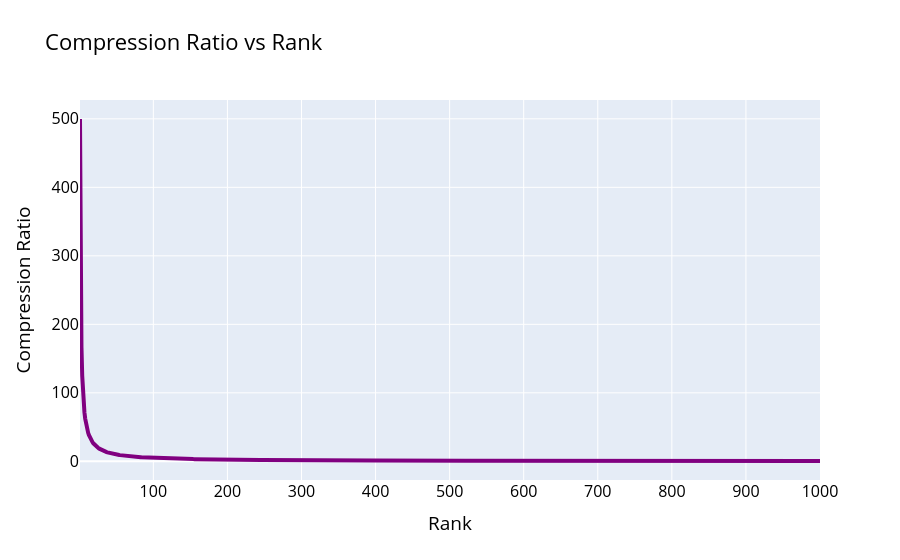

Notebook code for this chart:
### Markdown cell above
#### Taxa de compressão 

##### Compression Rate (CR) = $\frac{m \cdot n}{r \cdot (m+n+1)}$

### Code cell
m, n = X.shape
print(f"Image dimensions: {m} x {n}")

compression_ratio = []

for r in ranks:
    cr = (m * n) / (r * (m + n + 1))
    compression_ratio.append(cr)

fig_compression_ratio = px.line(
    x=ranks,
    y=compression_ratio,
    labels={"x": "Rank", "y": "Compression Ratio"},
    title="Compression Ratio vs Rank"
)

fig_compression_ratio.update_traces(line=dict(width=4, color="purple"))

fig_compression_ratio.update_layout(
    font=dict(
        size=16,
        color="black",
    )
)

fig_compression_ratio.show()

### Figure 1 — Plotly figure (JSON) as saved in the notebook; plotly's stock layout.template omitted (floating-point values rounded to 4 significant figures; data arrays with more than 128 entries replaced by an {"elided": "..."} marker saying what was removed)
{"data": [{"hovertemplate": "Rank=%{x}<br>Compression Ratio=%{y}<extra></extra>", "legendgroup": "", "line": {"color": "purple", "dash": "solid", "width": 4}, "marker": {"symbol": "circle"}, "mode": "lines", "name": "", "orientation": "v", "showlegend": false, "type": "scatter", "x": {"elided": "1000 int values"}, "xaxis": "x", "y": {"elided": "1000 float values"}, "yaxis": "y"}], "layout": {"font": {"color": "black", "size": 16}, "legend": {"tracegroupgap": 0}, "title": {"text": "Compression Ratio vs Rank"}, "xaxis": {"anchor": "y", "domain": [0, 1], "title": {"text": "Rank"}}, "yaxis": {"anchor": "x", "domain": [0, 1], "title": {"text": "Compression Ratio"}}}}
